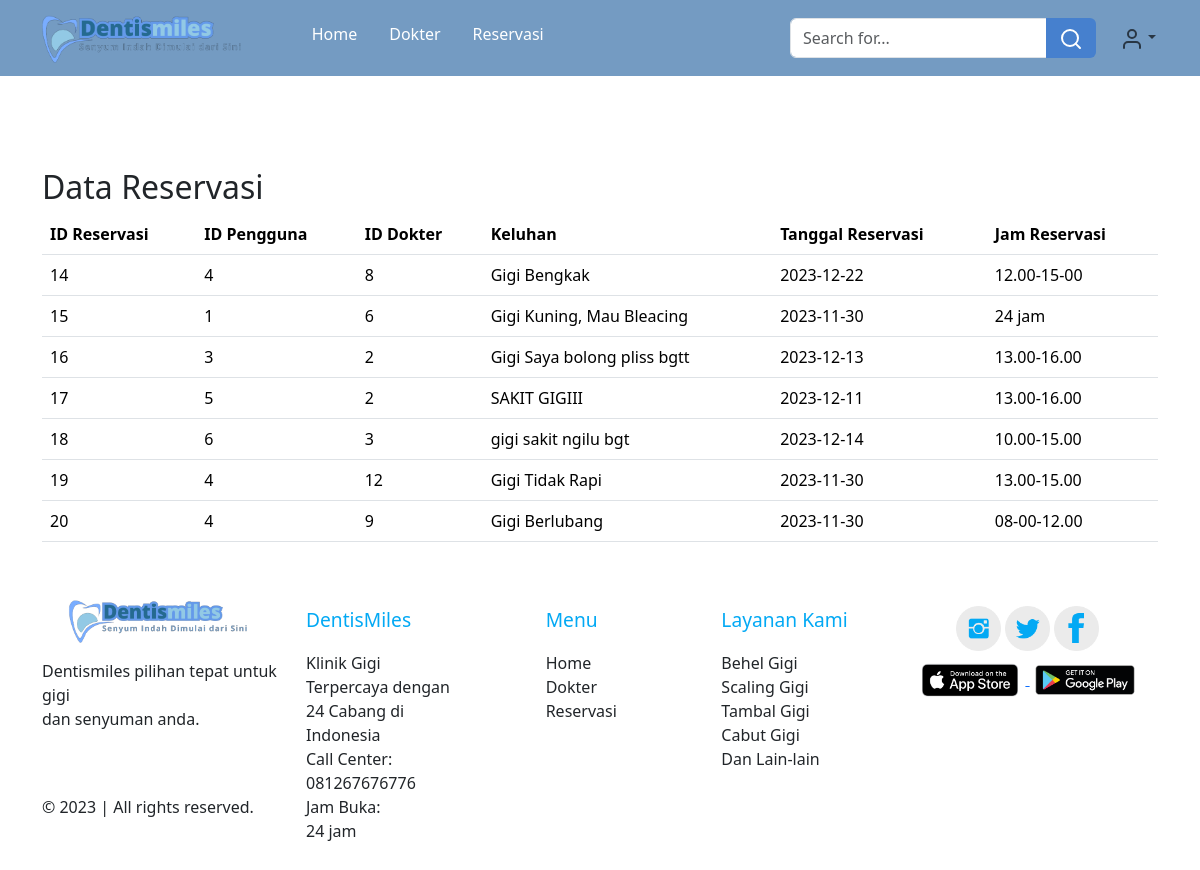
Screenshot of /tampil_reservasi.php (signed in) with the database file from the repository.
### tables this page shows
CREATE TABLE `reservasi` (
  `id_reservasi` int(11) NOT NULL,
  `id_pengguna` int(11) DEFAULT NULL,
  `id_dokter` int(11) DEFAULT NULL,
  `keluhan` varchar(500) NOT NULL,
  `tanggal_reservasi` date NOT NULL,
  `jam_reservasi` varchar(20) NOT NULL
);

### tampil_reservasi.php (the view, shortened to what this page needs)
<!DOCTYPE html>
<html lang="en">
<head>
    <link href="https://cdn.jsdelivr.net/npm/bootstrap@5.3.2/dist/css/bootstrap.min.css" rel="stylesheet"
 />
    <link rel="stylesheet" href="css/style.css" />
</head>
<body>
    <nav class="navbar navbar-expand-lg bg-custom">
        <div class="container-fluid">
            <a class="navbar-brand" href="#">
                <img src="gambar/logo klinik (1v3) 3.png" alt="Logo Dentismiles" height="50" />
            </a>
            <div class="collapse navbar-collapse" id="navbarScroll">
                <ul class="navbar-nav me-auto my-2 my-lg-0 navbar-nav-scroll" style="--bs-scroll-height: 100px">
                    <li class="nav-item">
                        <a class="nav-link active text-white" aria-current="page" href="homeadmin.php"
                            id="menuNavbar">Home</a>
                    </li>
                    <li class="nav-item">
                        <a class="nav-link text-white" href="tampil_dokter_admin.php" id="menuNavbar">Dokter</a>
                    </li>
                    <li class="nav-item">
                        <a class="nav-link text-white" href="tampil_reservasi.php" id="menuNavbar">Reservasi</a>
                    </li>
                </ul>
                <form class="d-none d-md-inline-block form-inline ms-auto me-0 me-md-3 my-2 my-md-0">
                    <div class="input-group">
                        <input class="form-control" type="text" placeholder="Search for..." aria-label="Search for..."
                            aria-describedby="btnNavbarSearch" />
                        <button class="btn btn-custom2" id="btnNavbarSearch" type="button">
                            <i data-feather="search"></i>
                        </button>
                    </div>
                </form>
                <ul class="navbar-nav ms-auto ms-md-0 me-3 me-lg-4">
                    <li class="nav-item dropdown">
                        <a class="nav-link dropdown-toggle" id="navbarDropdown" href="#" role="button"
                            data-bs-toggle="dropdown" aria-expanded="false"><i data-feather="user"></i></a>
                    </li>
                </ul>
            </div>
        </div>
    </nav>
    <div class="mt-5 p-5"></div>
    <div class="container mt-4">
        <h2>Data Reservasi</h2>
        <table class="table">
            <thead class="thead-dark">
                <tr>
                    <th>ID Reservasi</th>
                    <th>ID Pengguna</th>
                    <th>ID Dokter</th>
                    <th>Keluhan</th>
                    <th>Tanggal Reservasi</th>
                    <th>Jam Reservasi</th>
                </tr>
            </thead>
            <tbody>
                <?php
        $koneksi = mysqli_connect("localhost", "root", "", "klinik");
        $query = "SELECT * FROM reservasi";
        $result = mysqli_query($koneksi, $query);
        while ($row = mysqli_fetch_assoc($result)) {
            echo "<tr>";
            echo "<td>" . $row['id_reservasi'] . "</td>";
            echo "<td>" . $row['id_pengguna'] . "</td>";
            echo "<td>" . $row['id_dokter'] . "</td>";
            echo "<td>" . $row['keluhan'] . "</td>";
            echo "<td>" . $row['tanggal_reservasi'] . "</td>";
            echo "<td>" . $row['jam_reservasi'] . "</td>";
            echo "</tr>";
        }
        ?>
            </tbody>
        </table>
    </div>
    <footer>
        <div class="container">
            <div class="row" style="justify-content: center">
                <div class="col pt-4">
                    <img class="mb-3 mt-3" src="gambar/logo klinik (1v3) 3.png" width="240rem" alt="" />
                    <p>
                        Dentismiles pilihan tepat untuk gigi <br />
                        dan senyuman anda.
                    </p>
                    <div class="credit">
                        <br />
                        <p class="mt-4">&copy 2023 | All rights reserved.</p>
                    </div>
                </div>
                <div class="col pt-5 pb-5">
                    <p style="font-size: 1.2rem" class="text-custom">DentisMiles</p>
                    <p>
                        Klinik Gigi Terpercaya dengan 24 Cabang di Indonesia <br />
                        Call Center: <br />
                        081267676776 <br />
                        Jam Buka: <br />
                        24 jam
                    </p>
                </div>
                <div class="col pt-5 pb-5" style="margin-left: 4rem">
                    <p style="font-size: 1.2rem" class="text-custom">Menu</p>
                    <a class="dropdown-item" href="homeadmin.php">Home</a>
                    <a class="dropdown-item" href="tampil_dokter_admin.php">Dokter</a>
                    <a class="dropdown-item" href="tampil_reservasi.php">Reservasi</a>
                </div>
                <div class="col pt-5 pb-5">
                    <p style="font-size: 1.2rem" class="text-custom">Layanan Kami</p>
                    <a class="dropdown-item">Behel Gigi</a>
                    <a class="dropdown-item">Scaling Gigi</a>
                    <a class="dropdown-item">Tambal Gigi</a>
                    <a class="dropdown-item">Cabut Gigi</a>
                    <a class="dropdown-item">Dan Lain-lain</a>
                </div>
                <div class="col-3 mt-5">
                    <center>
                        <a href="http://instagram.com/"><img width="45rem" src="gambar/ig.png" alt="" /></a>
                        <a href="http://twitter.com/"><img width="45rem" src="gambar/tw.png" alt="" /></a>
                        <a href="http://facebook.com/"><img width="45rem" src="gambar/fb.png" alt="" /></a>
                        <div class="apk mt-2">
                            <a href="https://www.apple.com/id/app-store/">
                                <img align="top" src="gambar/appstore.png" alt="Logo AppStore" width="110"
                                    class="ios" />
                            </a>
                            <a href="https://play.google.com/store/">
                                <img align="top" src="gambar/playstore.png" alt="Logo Play Store" width="110"
                                    class="android" />
                            </a>
                        </div>
                    </center>
                </div>
            </div>
        </div>
    </footer>
</body>
</html>

### css/style.css (style rules this page uses)
body { max-width: 100%; overflow-x: hidden; }
.navbar { position: fixed; top: 0; width: 100%; z-index: 1000; background-color: #749bc2; transition: background-color 0.3s ease; }
.btn-custom2 { background-color: #4680ce; color: #fff; }
.text-custom { color: #03a9f4; }
#menuNavbar { padding: 0 1rem; padding-bottom: 0.5rem; }
body { margin: 0; }

### rows the page displays
reservasi: id_reservasi "14", id_pengguna "4", id_dokter "8", keluhan "Gigi Bengkak", tanggal_reservasi "2023-12-22", jam_reservasi "12.00-15-00"
reservasi: id_reservasi "15", id_pengguna "1", id_dokter "6", keluhan "Gigi Kuning, Mau Bleacing", tanggal_reservasi "2023-11-30", jam_reservasi "24 jam"
reservasi: id_reservasi "16", id_pengguna "3", id_dokter "2", keluhan "Gigi Saya bolong pliss bgtt", tanggal_reservasi "2023-12-13", jam_reservasi "13.00-16.00"
reservasi: id_reservasi "17", id_pengguna "5", id_dokter "2", keluhan "SAKIT GIGIII", tanggal_reservasi "2023-12-11", jam_reservasi "13.00-16.00"
reservasi: id_reservasi "18", id_pengguna "6", id_dokter "3", keluhan "gigi sakit ngilu bgt", tanggal_reservasi "2023-12-14", jam_reservasi "10.00-15.00"
reservasi: id_reservasi "19", id_pengguna "4", id_dokter "12", keluhan "Gigi Tidak Rapi", tanggal_reservasi "2023-11-30", jam_reservasi "13.00-15.00"
reservasi: id_reservasi "20", id_pengguna "4", id_dokter "9", keluhan "Gigi Berlubang", tanggal_reservasi "2023-11-30", jam_reservasi "08-00-12.00"
